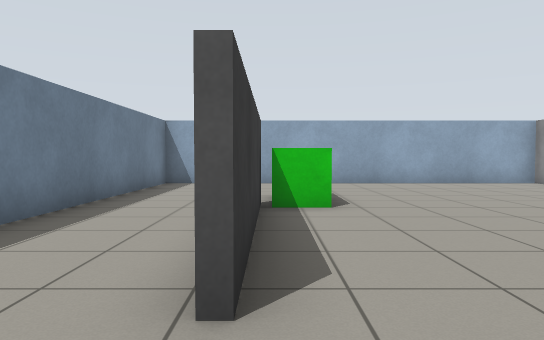
[1] (above)

23 first-person views from a walk through a world built for the Gazebo simulator. The camera is 0.86 m above the floor, tilts 2° down and sees 70° across. The floor is counted in squares, 1 m on a side. Each view is taken from the middle of a square. On the plan, view 1 faces up. The plan holds only what a view shows up to about 12 squares ahead; the rest is blank.

[2]
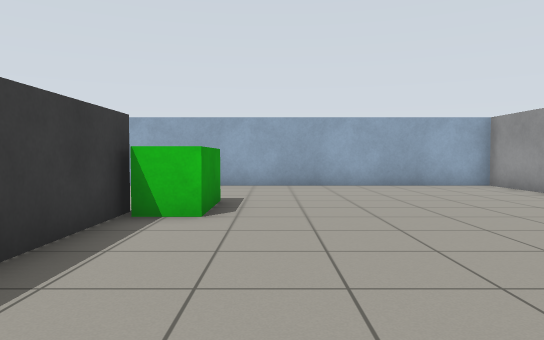

[3]
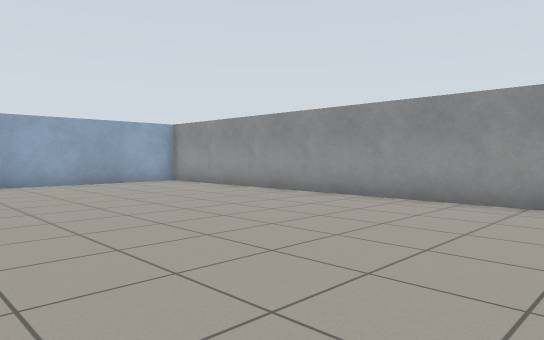

[4]
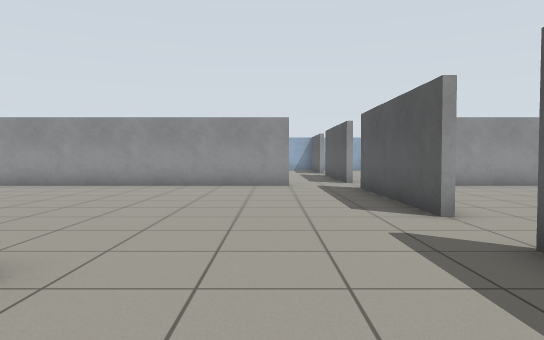

[5]
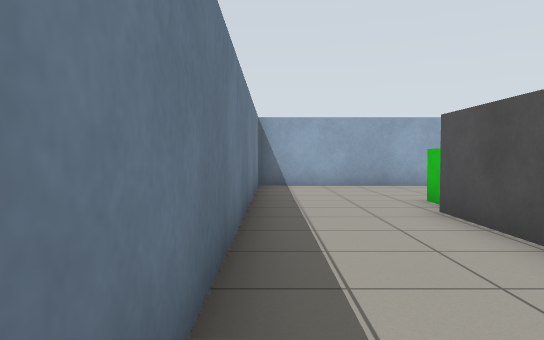

[6]
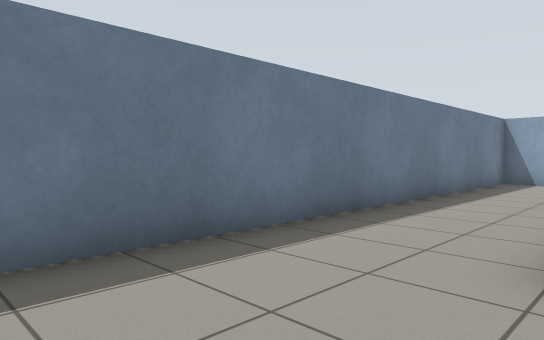

[7]
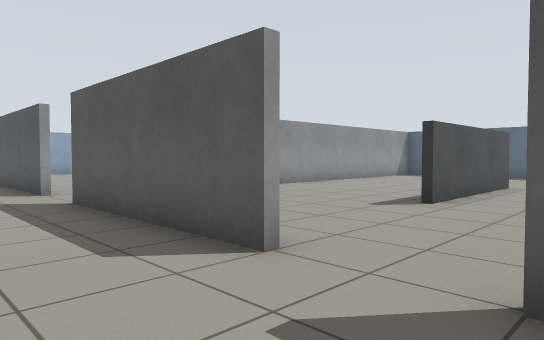

[8]
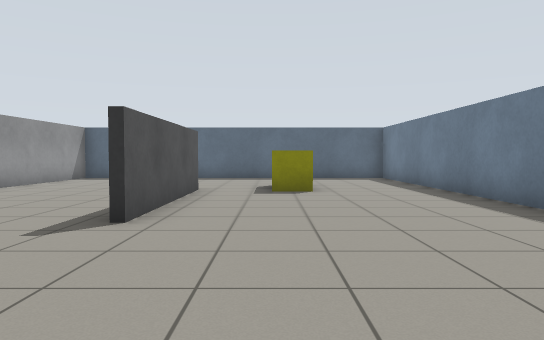

[9]
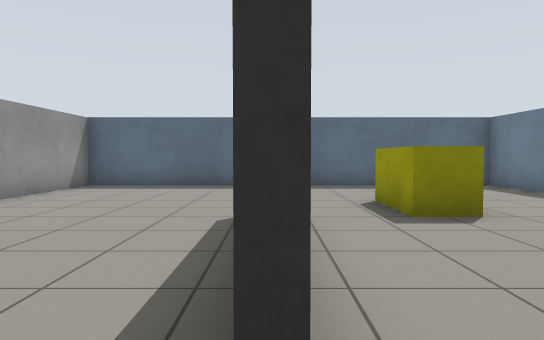

[10]
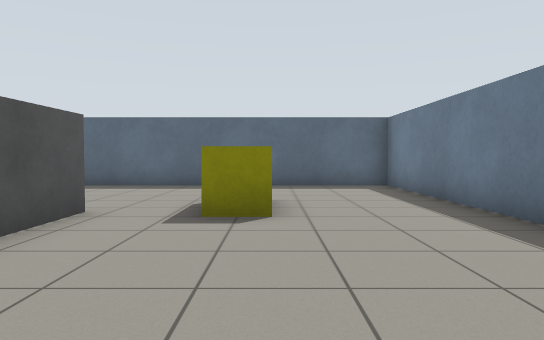

[11]
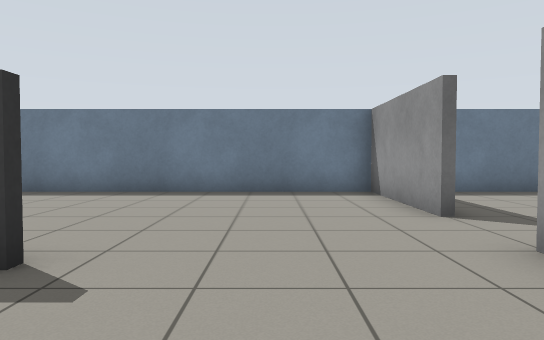

[12]
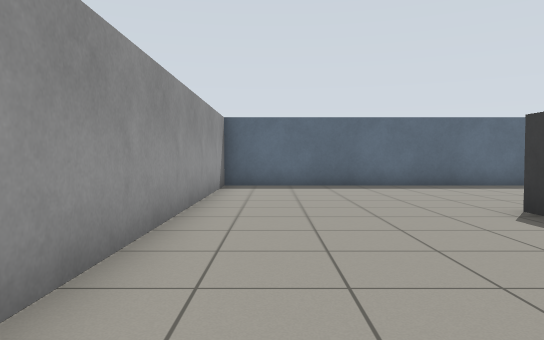

[13]
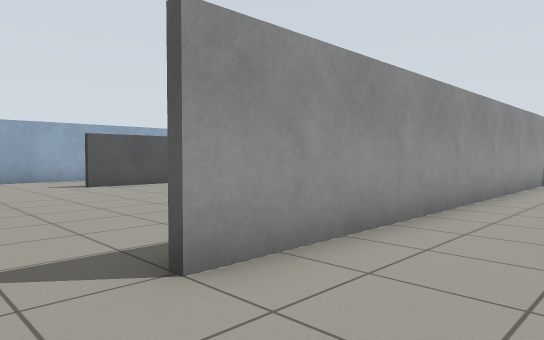

[14]
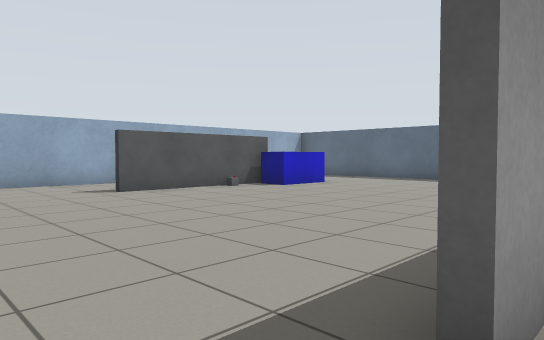

[15]
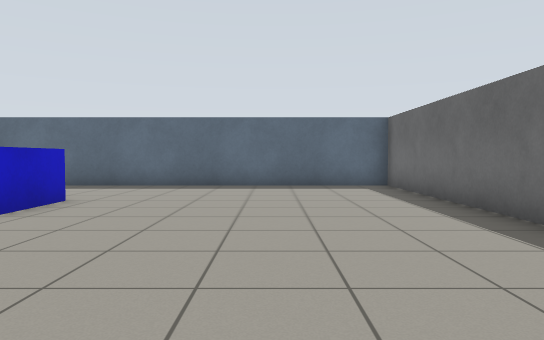

[16]
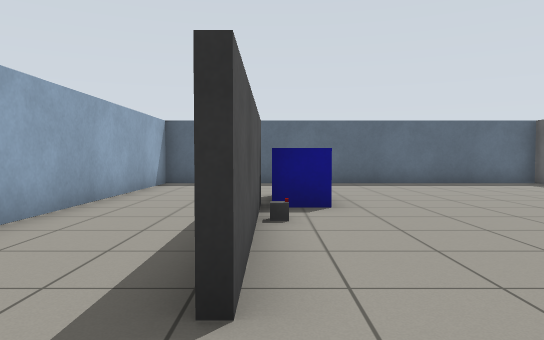

[17]
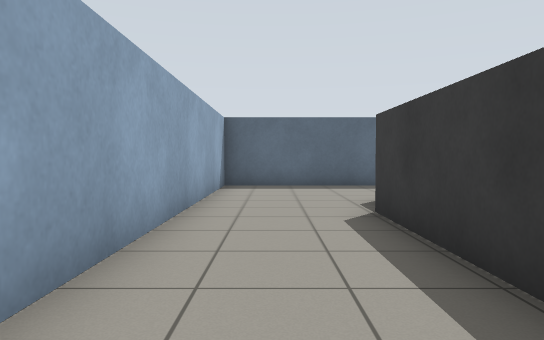

[18]
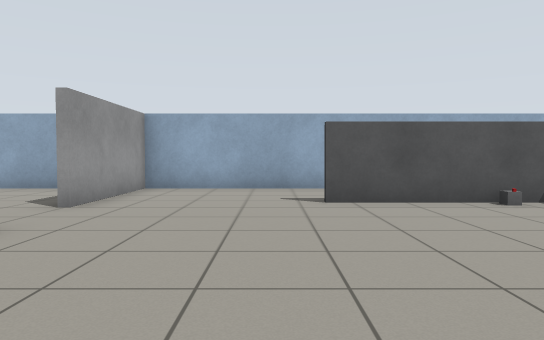

[19]
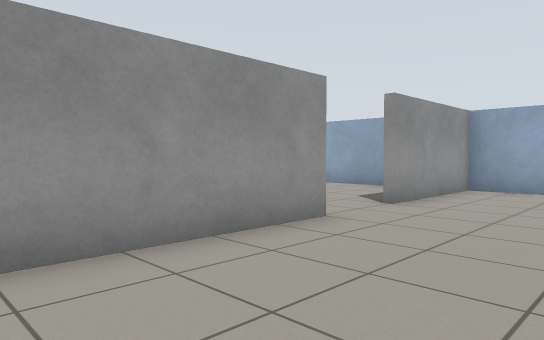

[20]
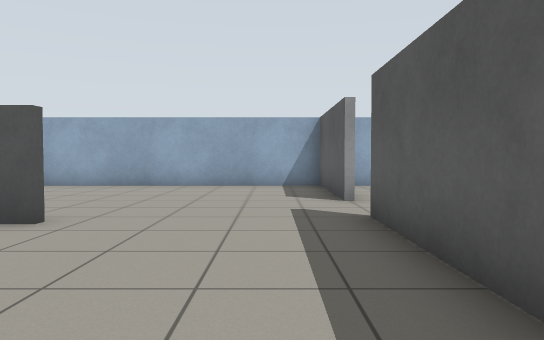

[21]
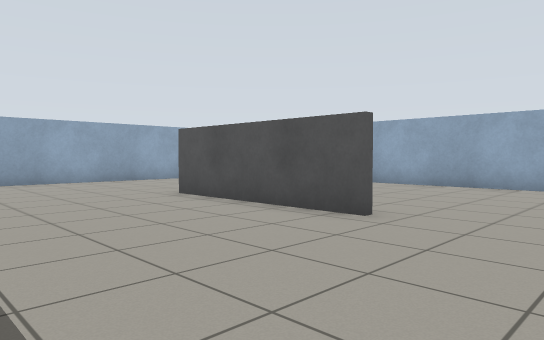

[22]
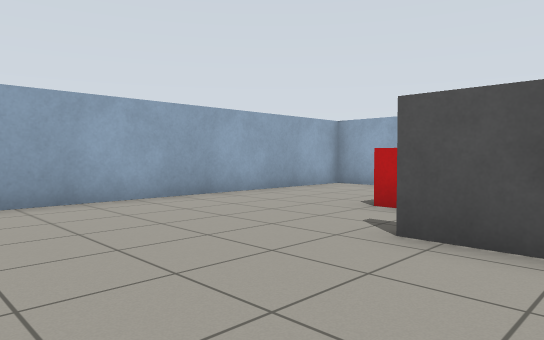

[23]
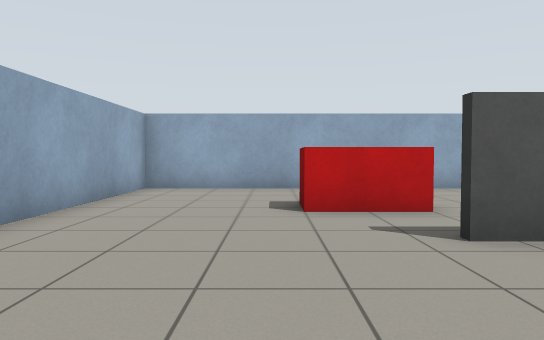

### Floor plan
Points are (right, up) in squares from view 1. A wall is a line through its corners. A room is listed if a view was taken in it or the views show most of it. See-through windows are left out.
Room 1 (views 1, 2, 3, 4, 5, 6, 7)
walls: (-0.2, 6.5) (-0.2, 2); (-0.4, 4.6) (-0.4, 6.5); (2.5, -2.4) (7.5, -2.4); (8.4, -0.5) (8.4, 12.4) (-3.4, 12.4) (-3.4, -0.6)
ways out: opening at (1.5, -2) to room 2; opening at (9, -1) to room 4
objects: green box (0, 7) to (1, 8)
Room 2 (views 8, 9, 10, 11, 12, 13)
walls: (3.1, -11.5) (3.1, -12); (2.9, -12) (2.9, -7); (0.5, -2.6) (-3.4, -2.6) (-3.4, -17.4) (9, -17.4); (8.4, -17.5) (8.4, -4.5)
ways out: opening at (1.5, -2) to room 1; opening at (8.5, -3.5) to room 3
objects: yellow box (0, -13) to (1, -12)
Room 3 (views 14, 15, 16, 17, 18, 19)
walls: (17.2, -11.1) (17.2, -7); (17.4, -8.2) (17.4, -11.5); (8.6, -10.8) (8.6, -17.5); (14.6, -2.6) (10.5, -2.6); (20.5, -2.6) (16.5, -2.6); (9, -17.4) (20.4, -17.4) (20.4, -2)
ways out: opening at (8.5, -3.5) to room 2; opening at (8.5, -2) to room 4; opening at (15.5, -2) to room 4
objects: blue box (16, -13) to (17, -12); other object (17, -10); grey box (18, -10)
Room 4 (views 20, 21, 22, 23)
walls: (13.9, 1.9) (13.9, 7); (16.5, -2.4) (20.4, -2.4); (20.4, -2) (20.4, 12.4) (11.2, 12.4); (9.4, -2.4) (14.5, -2.4)
ways out: opening at (9, -1) to room 1; opening at (8.5, -2) to room 3; opening at (15.5, -2) to room 3
objects: red box (16, 7) to (17, 8)

Where each view was taken, in squares from view 1:
view 1: 0 up, 0 right, facing up
view 2: 1 up, 2 right, facing up
view 3: 0 up, 1 right, facing up-right
view 4: 0 up, 3 left, facing right
view 5: 1 up, 3 left, facing up
view 6: 1 down, 0 right, facing up-left
view 7: 0 up, 0 right, facing down-right
view 8: 2 down, 1 right, facing down
view 9: 6 down, 3 right, facing down
view 10: 6 down, 0 right, facing down
view 11: 5 down, 6 right, facing left
view 12: 6 down, 7 right, facing down
view 13: 3 down, 6 right, facing down-right
view 14: 3 down, 8 right, facing down-right
view 15: 6 down, 12 right, facing down
view 16: 5 down, 17 right, facing down
view 17: 6 down, 19 right, facing down
view 18: 6 down, 10 right, facing right
view 19: 6 down, 10 right, facing up-right
view 20: 1 down, 9 right, facing right
view 21: 1 down, 9 right, facing up-right
view 22: 5 up, 10 right, facing up-right
view 23: 9 up, 10 right, facing right
